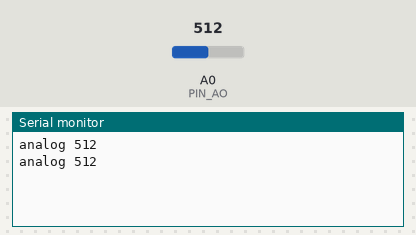
Bench run of a sketch on a simulated Arduino Uno, built with avr-gcc and run on an emulated ATmega328P. Shown: the last lines printed to the serial monitor. The test bench sets the inputs (shaded band); at power-on: A0 (PIN_AO) = 512.

Above: at 2.3 s.
2.4 s: A0 (PIN_AO) set to 716
At 4.1 s:
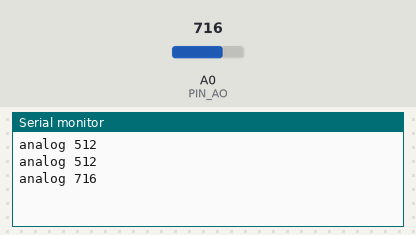
4.5 s: A0 (PIN_AO) set to 900
At 5.3 s:
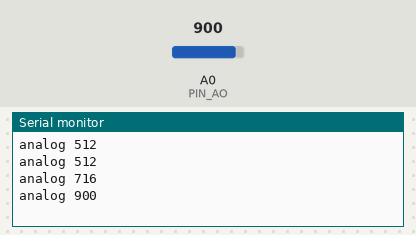
Timing chart, 0 to 7.5 s (numbered marks = the images above; inputs shaded):
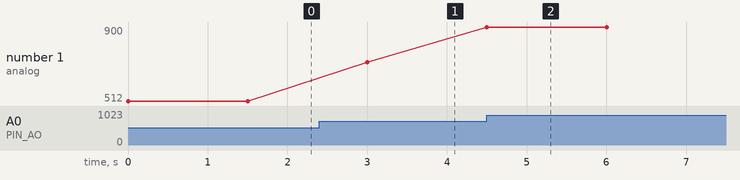

Measured:
- after the input at 2.4 s, the serial monitor: prints a new line after 0.60 s (image 1)
- after the input at 4.5 s, the serial monitor: prints a new line at once (image 2)
- plotted number 1: 512 → 716 after the input at 2.4 s, 716 → 900 after the input at 4.5 s

The sketch:

hygro_sensor.ino
```cpp
#define PIN_DO 7
#define PIN_AO A0

void setup() {
  //pinMode(PIN_DO, INPUT);
  Serial.begin(9600);//bauds
}

void loop() {
  //Serial.print("digital ");
  //Serial.println(digitalRead(PIN_DO));
  Serial.print("analog ");
  Serial.println(analogRead(PIN_AO));
  delay(1500);
}
```
